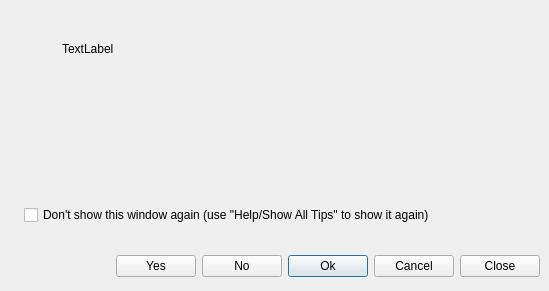
<ui version="4.0" >
 <class>TipDialog</class>
 <widget class="QDialog" name="TipDialog" >
  <property name="geometry" >
   <rect>
    <x>0</x>
    <y>0</y>
    <width>549</width>
    <height>291</height>
   </rect>
  </property>
  <property name="windowTitle" >
   <string>Tip</string>
  </property>
  <layout class="QGridLayout" >
   <property name="margin" >
    <number>9</number>
   </property>
   <property name="spacing" >
    <number>6</number>
   </property>
   <item row="1" column="1" >
    <widget class="QFrame" name="frame_2" >
     <property name="frameShape" >
      <enum>QFrame::NoFrame</enum>
     </property>
     <property name="frameShadow" >
      <enum>QFrame::Raised</enum>
     </property>
     <layout class="QVBoxLayout" >
      <property name="margin" >
       <number>9</number>
      </property>
      <property name="spacing" >
       <number>6</number>
      </property>
      <item>
       <widget class="QLabel" name="tip_text" >
        <property name="text" >
         <string>TextLabel</string>
        </property>
        <property name="wordWrap" >
         <bool>true</bool>
        </property>
       </widget>
      </item>
      <item>
       <spacer>
        <property name="orientation" >
         <enum>Qt::Vertical</enum>
        </property>
        <property name="sizeType" >
         <enum>QSizePolicy::Expanding</enum>
        </property>
        <property name="sizeHint" >
         <size>
          <width>391</width>
          <height>91</height>
         </size>
        </property>
       </spacer>
      </item>
     </layout>
    </widget>
   </item>
   <item row="4" column="0" colspan="2" >
    <widget class="QFrame" name="frame" >
     <property name="frameShape" >
      <enum>QFrame::NoFrame</enum>
     </property>
     <property name="frameShadow" >
      <enum>QFrame::Raised</enum>
     </property>
     <layout class="QHBoxLayout" >
      <property name="margin" >
       <number>0</number>
      </property>
      <property name="spacing" >
       <number>6</number>
      </property>
      <item>
       <spacer>
        <property name="orientation" >
         <enum>Qt::Horizontal</enum>
        </property>
        <property name="sizeType" >
         <enum>QSizePolicy::Expanding</enum>
        </property>
        <property name="sizeHint" >
         <size>
          <width>381</width>
          <height>31</height>
         </size>
        </property>
       </spacer>
      </item>
      <item>
       <widget class="QPushButton" name="yes_button" >
        <property name="text" >
         <string>Yes</string>
        </property>
        <property name="default" >
         <bool>true</bool>
        </property>
       </widget>
      </item>
      <item>
       <widget class="QPushButton" name="no_button" >
        <property name="text" >
         <string>No</string>
        </property>
       </widget>
      </item>
      <item>
       <widget class="QPushButton" name="ok_button" >
        <property name="text" >
         <string>Ok</string>
        </property>
        <property name="default" >
         <bool>true</bool>
        </property>
       </widget>
      </item>
      <item>
       <widget class="QPushButton" name="cancel_button" >
        <property name="text" >
         <string>Cancel</string>
        </property>
       </widget>
      </item>
      <item>
       <widget class="QPushButton" name="close_button" >
        <property name="text" >
         <string>Close</string>
        </property>
       </widget>
      </item>
     </layout>
    </widget>
   </item>
   <item row="1" column="0" >
    <widget class="QFrame" name="frame_3" >
     <property name="sizePolicy" >
      <sizepolicy>
       <hsizetype>0</hsizetype>
       <vsizetype>5</vsizetype>
       <horstretch>0</horstretch>
       <verstretch>0</verstretch>
      </sizepolicy>
     </property>
     <property name="frameShape" >
      <enum>QFrame::NoFrame</enum>
     </property>
     <property name="frameShadow" >
      <enum>QFrame::Raised</enum>
     </property>
     <layout class="QVBoxLayout" >
      <property name="margin" >
       <number>9</number>
      </property>
      <property name="spacing" >
       <number>6</number>
      </property>
      <item>
       <widget class="QLabel" name="label" >
        <property name="text" >
         <string/>
        </property>
        <property name="pixmap" >
         <pixmap resource="layResources.qrc" >:/bulb.png</pixmap>
        </property>
       </widget>
      </item>
      <item>
       <spacer>
        <property name="orientation" >
         <enum>Qt::Vertical</enum>
        </property>
        <property name="sizeHint" >
         <size>
          <width>20</width>
          <height>40</height>
         </size>
        </property>
       </spacer>
      </item>
     </layout>
    </widget>
   </item>
   <item row="3" column="0" colspan="2" >
    <spacer>
     <property name="orientation" >
      <enum>Qt::Vertical</enum>
     </property>
     <property name="sizeType" >
      <enum>QSizePolicy::Fixed</enum>
     </property>
     <property name="sizeHint" >
      <size>
       <width>531</width>
       <height>20</height>
      </size>
     </property>
    </spacer>
   </item>
   <item row="0" column="0" colspan="2" >
    <spacer>
     <property name="orientation" >
      <enum>Qt::Vertical</enum>
     </property>
     <property name="sizeType" >
      <enum>QSizePolicy::Fixed</enum>
     </property>
     <property name="sizeHint" >
      <size>
       <width>481</width>
       <height>24</height>
      </size>
     </property>
    </spacer>
   </item>
   <item row="2" column="0" colspan="2" >
    <widget class="QFrame" name="frame_4" >
     <property name="frameShape" >
      <enum>QFrame::NoFrame</enum>
     </property>
     <property name="frameShadow" >
      <enum>QFrame::Raised</enum>
     </property>
     <layout class="QHBoxLayout" >
      <property name="margin" >
       <number>0</number>
      </property>
      <property name="spacing" >
       <number>6</number>
      </property>
      <item>
       <spacer>
        <property name="orientation" >
         <enum>Qt::Horizontal</enum>
        </property>
        <property name="sizeType" >
         <enum>QSizePolicy::Fixed</enum>
        </property>
        <property name="sizeHint" >
         <size>
          <width>15</width>
          <height>20</height>
         </size>
        </property>
       </spacer>
      </item>
      <item>
       <widget class="QCheckBox" name="dont_show_cbx" >
        <property name="sizePolicy" >
         <sizepolicy>
          <hsizetype>5</hsizetype>
          <vsizetype>0</vsizetype>
          <horstretch>0</horstretch>
          <verstretch>0</verstretch>
         </sizepolicy>
        </property>
        <property name="text" >
         <string>Don't show this window again (use "Help/Show All Tips" to show it again)</string>
        </property>
       </widget>
      </item>
     </layout>
    </widget>
   </item>
  </layout>
 </widget>
 <resources>
  <include location="layResources.qrc" />
 </resources>
 <connections>
  <connection>
   <sender>close_button</sender>
   <signal>clicked()</signal>
   <receiver>TipDialog</receiver>
   <slot>accept()</slot>
   <hints>
    <hint type="sourcelabel" >
     <x>489</x>
     <y>278</y>
    </hint>
    <hint type="destinationlabel" >
     <x>267</x>
     <y>149</y>
    </hint>
   </hints>
  </connection>
 </connections>
</ui>
